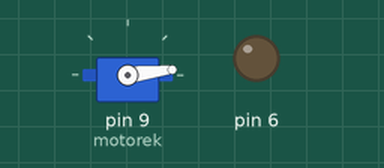
Bench run of a sketch on a simulated Arduino Uno, built with avr-gcc and run on an emulated ATmega328P. Shown: servo, output pins drawn as LEDs (lit = HIGH).

Above: at 0.05 s.
At 0.85 s:
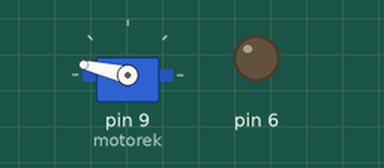
At 1.2 s:
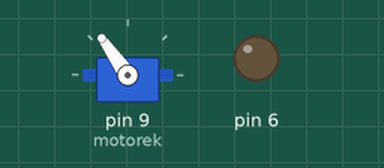
At 1.7 s:
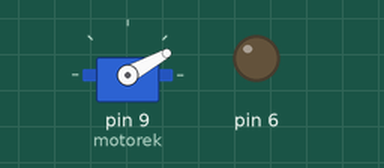
Timing chart, 0 to 3.0 s (numbered marks = the images above):
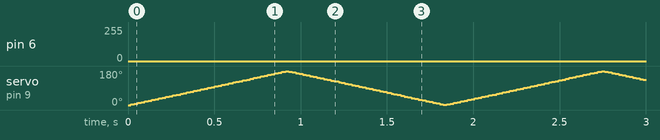

The sketch:

MotorekPlynnyRuchDwieStronySwieci.ino
```cpp
#include <Servo.h>

Servo motorek;

void setup() {
    motorek.attach(9);
    pinMode(6, OUTPUT);
}

void loop() {

  for( int kat = 0; kat < 180; kat++) {
    motorek.write(kat);
    analogWrite(6, kat);
    delay(5);
  }


  for( int kat = 180; kat > 0; kat--) {
    motorek.write(kat);
    analogWrite(6, kat);
    delay(5);
  }

}
```
